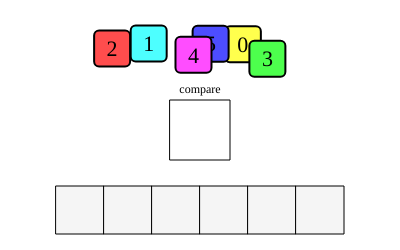
Frame 1 (no input)
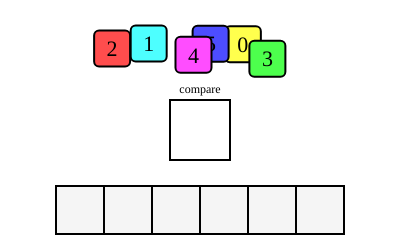
Frame 60 (no input)
Frame 120 (the mouse pressed at the canvas centre since frame 60): identical to frame 60, image omitted

The p5.js sketch that drew these frames (run headless with seeded random() and noise() and a simulated clock; from frame 60 on, the mouse is pressed at the canvas centre):

// p5.js sketch
// ── sketch.js
var a, b, drag, withButton, withoutButton, practice, cycle, enable, endMesage;

function setup() {
  instructions = createP("Instructions:<br>Right-Click to send values to be compared.<br>Left-Click to Drag into place.<br>Try to place squares in ascending order.");
  instructions.style('font-family','Consolas');
  instructions.style('font-size','12px');
  instructions.style('margin','2px');
  textFont('Consolas');
  createCanvas(400, 250);
  cycle = 0;
  
  document.oncontextmenu = function() {
    return false;
  }

  withButton = createButton("Practice Again");
  withButton.style('display', 'inline-block');
  withButton.style('margin-top','2px');
  withButton.mousePressed(() => {

    init(true);
  });

  let tmpP = createP();
  tmpP.style('margin:2px');

  withoutButton = createButton("Without Numbers");
  withoutButton.style('display', 'inline-block');
  withoutButton.style('clear', 'left');
  withoutButton.mousePressed(() => {

    init(false);
  });


  withButton.hide();
  withoutButton.hide();

  rectMode(CENTER);
  textAlign(CENTER, CENTER);

  init(true);

}

function init(nums) {
  enable = true
  ;
  practice = nums
  tiles = [];
  for (let i = 0; i < 6; i++) {
    let t;
    tiles.push(t = new Tile(i));
    toss(t);
    t.loc = t.dest;
    t.showVal = nums;
  }

  gridLocs = [];

  locked = [];
  for (let i = 0; i < tiles.length; i++) {
    let d;
    gridLocs.push(d = new p5.Vector(i * 48 + 80, height - 40));

    locked.push(undefined);
  }

  compareLoc = new p5.Vector(width / 2, height - 120);
  topList = [];
  botList = [];

  tiles = shuffle(tiles);

  setColors();

  endMessage = nums ? "Cheater!" : "Good Work!";


}

function draw() {
  background(255);

  moveTiles();

  drawGrid();
  drawCompare();
  drawTiles();
  drawText();

  if (!enable)
    drawMessage();

}

function drawMessage() {
  fill(0, 120);
  rect(width / 2, height / 2, width, height);


  fill(255);
  rect(width / 2, height / 2 - 2, width*.6,height*.6);
  fill(0);
  text(endMessage, width / 2, height / 2);
}

function drawTiles() {
  for (let t of tiles) {

    t.paint();
  }
}

function setColors() {
  for (let i = 0; i < tiles.length; i++) {
    tiles[i].color = color('hsb(' + int(i / tiles.length * 360) + ',70%,100%)');

  }
}

function moveTiles() {
  for (let t of tiles) {

    t.move();
  }
}

function drawText() {
  textAlign(LEFT, CENTER);
  fill(0);
  textAlign(CENTER, CENTER);
}

function drawCompare() {
  noFill();
  rect(compareLoc.x, compareLoc.y, 60, 60);
  fill(0);
  textSize(12);
  text('compare', compareLoc.x, compareLoc.y - 40);

}

function mousePressed() {

  if (!enable)
    return;

  if (mouseButton == RIGHT) {
    let mouse = new p5.Vector(mouseX, mouseY);
    var click;
    for (let t of tiles) {
      if (t.contains(mouseX, mouseY))
        click = t;
    }

    if (click) {

      tileClick(click);
    }
  }
  if (mouseButton == LEFT) {

    //  console.log(a, b);
    for (let t of tiles) {
      if (t.contains(mouseX, mouseY)) {
        drag = t;

        if (drag == a)
          a = undefined;

        if (drag == b) {
          b = undefined;
        }
      }
    }

    if (drag) {
      free(drag);
    }


  }
}

function tileClick(t) {




  if (!a) {
    a = t;
    free(t);
    t.dest = compareLoc;
    // topList.filter((n)=>{ return n != a})
    // botList.filter((n)=>{ return n != a})

  } else if (!b) {

    if (a == t)
      return;
    b = t;
    free(t);
    t.dest = compareLoc;
    // topList.slice(topList.indexOf(b));
    // botList.filter((n)=>{ return n != b})
    b.onArrival = () => {
      compare();

    }
  } else if (!a.isMoving() && !b.isMoving()) {

    a = undefined;
    b = undefined;
    tileClick(t);
  }

}


function free(t) {

  t.dest = undefined;
 
  let ind = tiles.indexOf(t);
  tiles.splice(ind, 1);
  tiles.push(t);

  if ((ind = topList.indexOf(t)) >= 0)
    topList.splice(ind, 1);

  if ((ind = botList.indexOf(t)) >= 0)
    botList.splice(ind, 1);

  if ((ind = locked.indexOf(t)) >= 0)
    locked[ind] = undefined;
  
  
  
}


function compare() {

  var low, high;
  if (a.value < b.value) {
    low = a;
    high = b;

  } else {

    low = b;
    high = a;
  }

  let shift = new p5.Vector(-64, 0);

  low.dest = p5.Vector.add(compareLoc, shift);
  high.dest = p5.Vector.sub(compareLoc, shift);


  shift = createVector(10, 0);
  for (let t of topList) {
    if (t != a && t != b)
      t.dest = p5.Vector.add(t.loc, shift);
  }
  for (let t of botList) {
    if (t != a && t != b)
      t.dest = p5.Vector.sub(t.loc, shift);
  }
  topList.push(high);
  botList.push(low)

  a = undefined;
  b = undefined;




}

function drawGrid() {

  for (let loc of gridLocs) {
    fill(245);
    rect(loc.x, loc.y, 48, 48);

  }

}

function mouseDragged() {
  if (drag)
    drag.loc = createVector(mouseX, mouseY);
}

function mouseReleased() {

  if (drag != undefined) {
    for (let i = 0; i < gridLocs.length; i++) {
      let loc = gridLocs[i]
      if (loc.dist(drag.loc) < 24) {
        drag.dest = loc;

        if (locked[i] != undefined) {
          toss(locked[i]);

        }
        locked[i] = drag;

        if (inOrder()) {
          gameOverMan();

          break;
        }
      }
    }

    
     if (drag.loc.dist(compareLoc) < 24) {
      
       if( a == undefined){
        a = drag; 
         a.dest = compareLoc;
       }
       else if( b == undefined){
        b = drag; 
         b.dest = compareLoc
          b.onArrival = () => {
      compare();

    }
       }
      
       
       
     }
    

    drag = undefined;

  }


}

function gameOverMan() {

  withButton.show();
  withoutButton.show();
  for (let ti of tiles) {
    ti.showVal = true;
  }
  enable = false;
}





function inOrder() {

  for (let i = 0; i < locked.length - 1; i++) {
    if (locked[i] == undefined || locked[i + 1] == undefined)
      return false;
    if (locked[i].value > locked[i + 1].value)
      return false;
  }
  return true;
}


function toss(t) {

  let loc = createVector(width * 0.25 + random(width * 0.5), 50 + random(-10, 10));

  for (let tile of tiles) {

    if (loc.dist(tile.loc) < 20) {
      toss(t);
      return;

    }
  }

  t.dest = loc;

}
// ── tile.js
function Tile(val) {

  this.loc = new p5.Vector(width / 2, height / 2);
  this.dest = new p5.Vector(100, 100);
  this.value = val;
  this.onArrival = undefined;
  this.color = -1;
  this.showVal = false;



  this.paint = () => {
    strokeWeight(2);

    if (this.color!=-1) {
    //  colorMode(HSB);
      fill(this.color);
    //  colorMode(RGB);
    } else {
      fill(255);
    }
    rect(this.loc.x, this.loc.y, 36, 36,5);

    fill(0);
    // if (this.color!=-1 ){
    //   colorMode(HSB);
    //   fill(this.color, 255, 255);
    //   colorMode(RGB);
    // }

    textSize(22);
if(this.showVal)
    text(this.value, this.loc.x, this.loc.y + 2)
  }



  this.move = () => {


    if (this.dest != undefined) {
      this.loc = p5.Vector.lerp(this.loc, this.dest, 0.15);

      if (this.loc.dist(this.dest) < 1) {
        this.loc = this.dest;
        this.dest = undefined;

        if (this.onArrival) {
          this.onArrival();
          this.onArrival = undefined;

        }

      }
    }


  }

  this.contains = (x, y) => {
    return x > this.loc.x - 18 && x < this.loc.x + 18 && y > this.loc.y - 18 && y < this.loc.y + 18;


  }

  this.isMoving = () => {
    return this.dest != undefined;
  }


}
